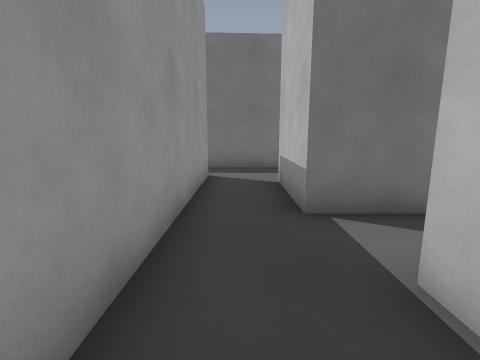
view 1 (above)

22 first-person views from a walk through a 3-D level made in the Godot game engine. The camera is 1.2 m above the floor, tilts 10° down and sees 85° across. The floor is counted in squares, 1 m on a side. Each view is taken from the middle of a square. On the plan, view 1 faces up. The plan holds only what a view shows up to about 12 squares ahead; the rest is blank. The place goes on beyond the plan.

view 2
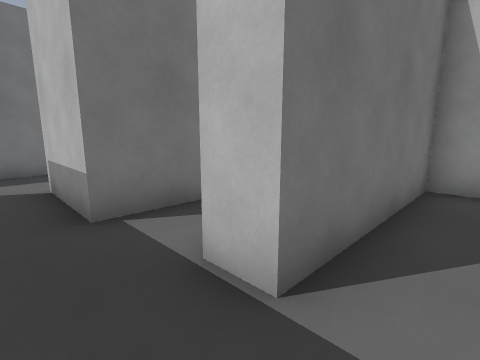

view 3
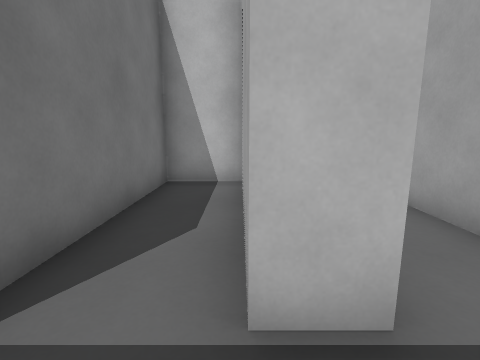

view 4
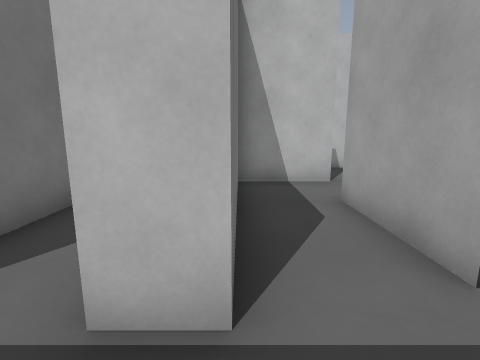

view 5
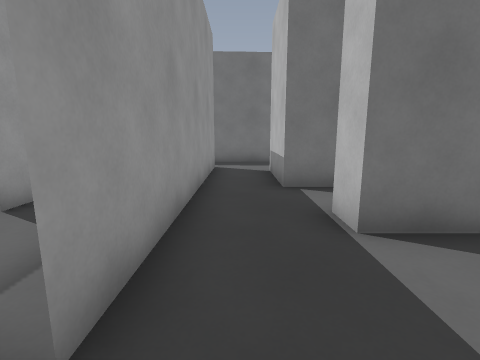

view 6
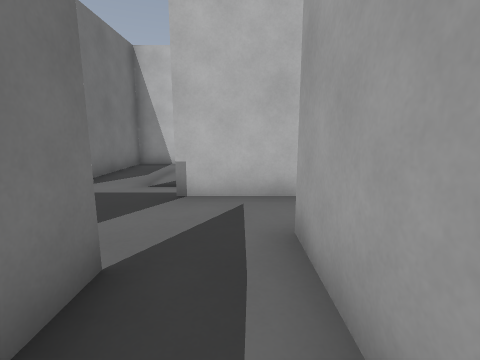

view 7
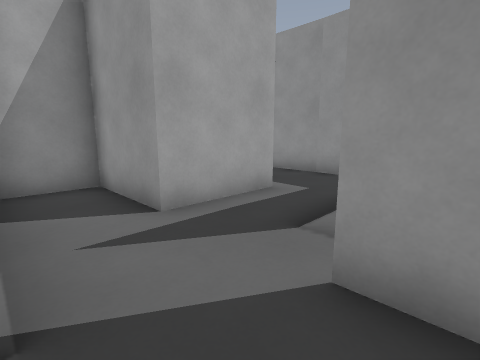

view 8
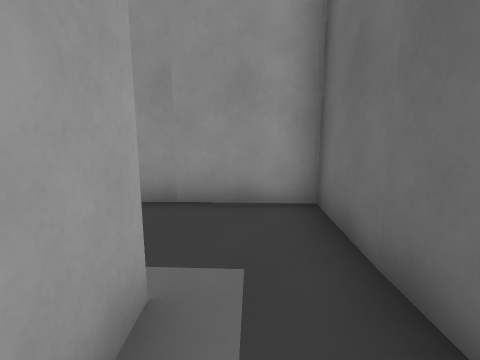

view 9
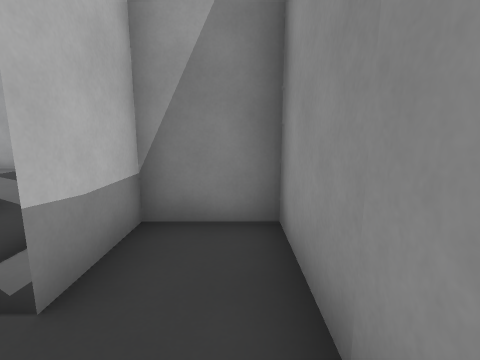

view 10
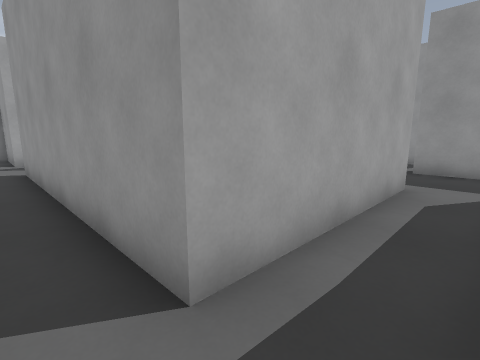

view 11
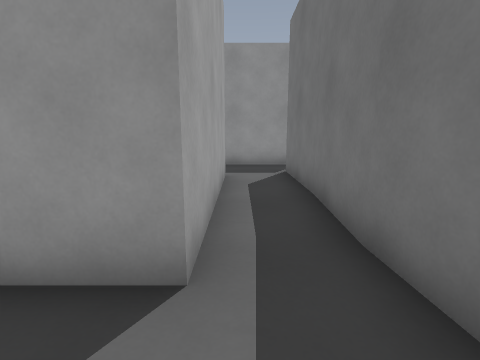

view 12
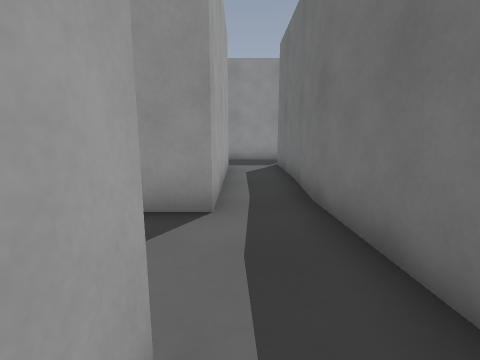

view 13
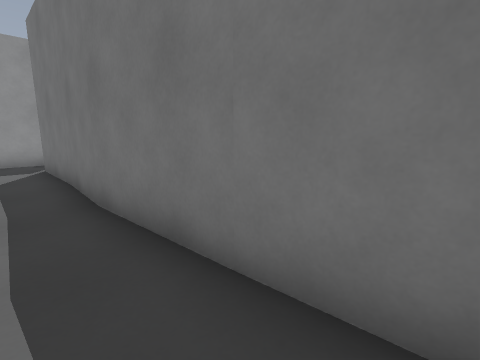

view 14
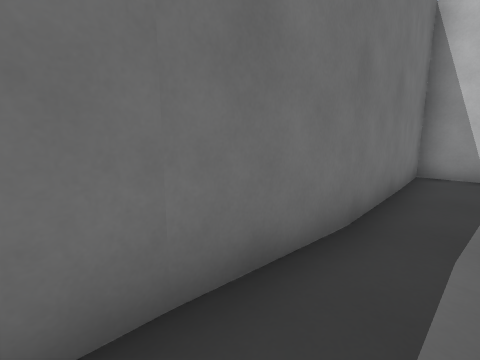

view 15
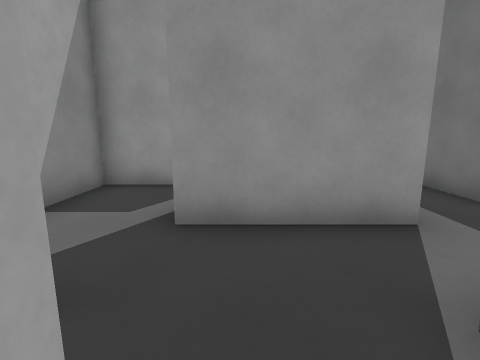

view 16
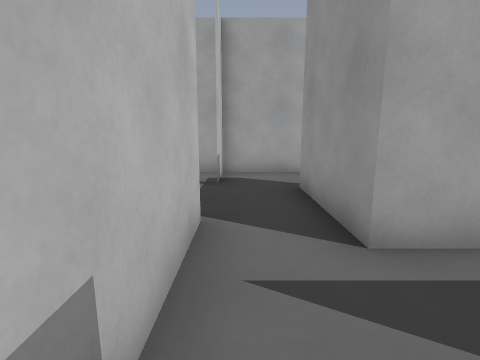

view 17
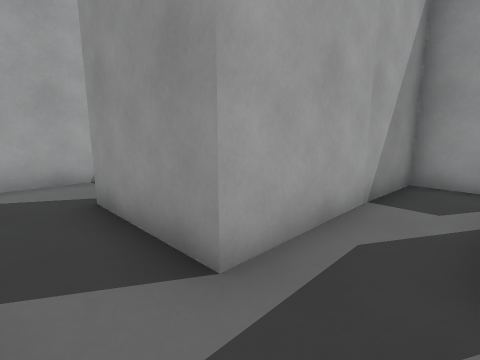

view 18
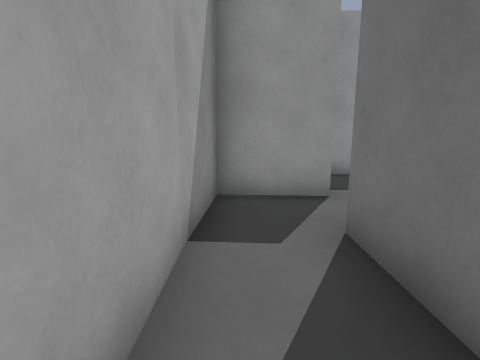

view 19
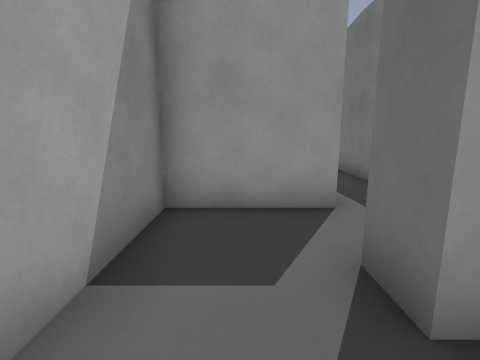

view 20
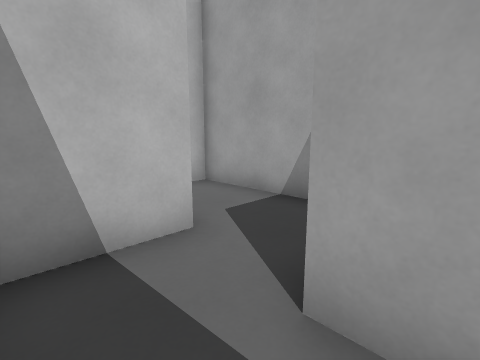

view 21
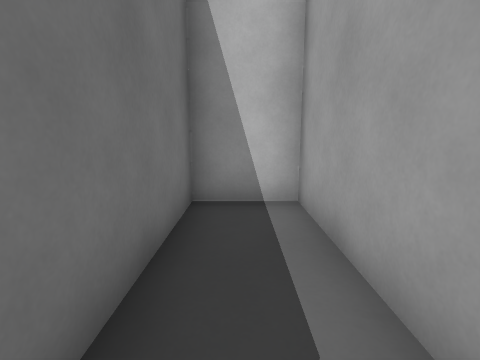

view 22
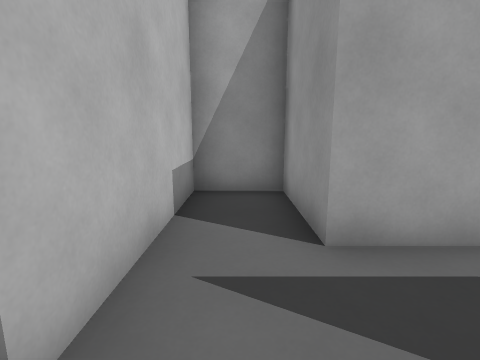

### Floor plan
Key: @ floor where view 1 was taken; # wall or solid block; . floor; T thing the floor can be seen under or through.
Columns run from 15 left of view 1 to 10 right of it. Each row starts with its distance up from view 1.
 13 #.     .
 12 #.###...#
 11 #.......#
 10 #######.############
  9 #....##......##....#
  8  ....##............#
  7   ##.##.#######.####
  6    #....#     #.#
  5    ######     #.#
  4               #.#######
  3            #  #.......#
  2            #  #..######
  1               #..######
  0               #@......#
 -1              ##..####.#
 -2         ######..##    ...#
 -3         #.......#        #
 -4         #..T###.#
 -5         #.T   #.#
 -6         #.T   #.#
 -7         ###   ###
 -8
 -9
-10
-11                 ..
-12                  #

Where each view was taken, in squares from view 1:
view 1: 0 up, 0 right, facing up
view 2: 0 up, 0 right, facing up-right
view 3: 2 up, 0 right, facing right
view 4: 1 up, 0 right, facing right
view 5: 2 down, 0 right, facing up
view 6: 3 down, 4 left, facing right
view 7: 0 up, 1 right, facing down-left
view 8: 3 down, 2 left, facing left
view 9: 3 down, 6 left, facing down
view 10: 9 up, 0 right, facing down-left
view 11: 8 up, 1 right, facing left
view 12: 8 up, 3 right, facing left
view 13: 8 up, 3 right, facing up-left
view 14: 8 up, 5 left, facing up-right
view 15: 8 up, 6 left, facing left
view 16: 13 up, 8 left, facing down
view 17: 12 up, 8 left, facing down-left
view 18: 11 up, 10 left, facing left
view 19: 6 up, 8 left, facing left
view 20: 9 up, 13 left, facing down-right
view 21: 3 up, 2 right, facing right
view 22: 1 down, 0 right, facing down
